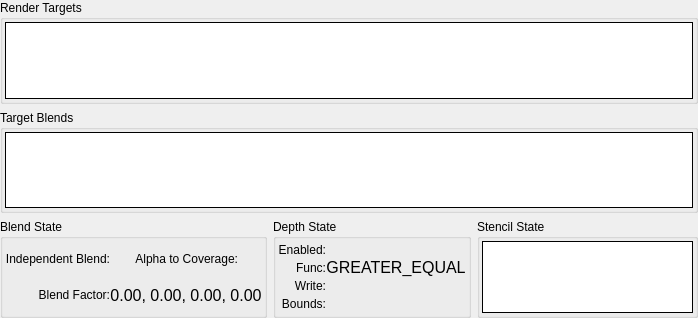
         <widget class="QWidget" name="omScrollContents">
          <property name="geometry">
           <rect>
            <x>0</x>
            <y>0</y>
            <width>698</width>
            <height>318</height>
           </rect>
          </property>
          <layout class="QGridLayout" name="gridLayout_6">
           <property name="leftMargin">
            <number>0</number>
           </property>
           <property name="topMargin">
            <number>0</number>
           </property>
           <property name="rightMargin">
            <number>0</number>
           </property>
           <property name="bottomMargin">
            <number>0</number>
           </property>
           <item row="0" column="0" colspan="3">
            <widget class="QGroupBox" name="outputsGroup">
             <property name="sizePolicy">
              <sizepolicy hsizetype="Preferred" vsizetype="Expanding">
               <horstretch>0</horstretch>
               <verstretch>0</verstretch>
              </sizepolicy>
             </property>
             <property name="title">
              <string>Render Targets</string>
             </property>
             <layout class="QHBoxLayout" name="horizontalLayout_24">
              <property name="leftMargin">
               <number>2</number>
              </property>
              <property name="topMargin">
               <number>2</number>
              </property>
              <property name="rightMargin">
               <number>2</number>
              </property>
              <property name="bottomMargin">
               <number>2</number>
              </property>
              <item>
               <widget class="RDTreeWidget" name="targetOutputs">
                <property name="frameShape">
                 <enum>QFrame::Box</enum>
                </property>
                <property name="frameShadow">
                 <enum>QFrame::Plain</enum>
                </property>
                <property name="sizeAdjustPolicy">
                 <enum>QAbstractScrollArea::AdjustToContents</enum>
                </property>
                <property name="editTriggers">
                 <set>QAbstractItemView::NoEditTriggers</set>
                </property>
                <property name="showDropIndicator" stdset="0">
                 <bool>false</bool>
                </property>
                <property name="indentation">
                 <number>0</number>
                </property>
                <property name="rootIsDecorated">
                 <bool>false</bool>
                </property>
                <property name="itemsExpandable">
                 <bool>false</bool>
                </property>
                <property name="allColumnsShowFocus">
                 <bool>true</bool>
                </property>
                <property name="expandsOnDoubleClick">
                 <bool>false</bool>
                </property>
                <attribute name="headerStretchLastSection">
                 <bool>false</bool>
                </attribute>
               </widget>
              </item>
             </layout>
            </widget>
           </item>
           <item row="1" column="0" colspan="3">
            <widget class="QGroupBox" name="blendsGroup">
             <property name="sizePolicy">
              <sizepolicy hsizetype="Preferred" vsizetype="Expanding">
               <horstretch>0</horstretch>
               <verstretch>0</verstretch>
              </sizepolicy>
             </property>
             <property name="title">
              <string>Target Blends</string>
             </property>
             <layout class="QHBoxLayout" name="horizontalLayout_25">
              <property name="leftMargin">
               <number>2</number>
              </property>
              <property name="topMargin">
               <number>2</number>
              </property>
              <property name="rightMargin">
               <number>2</number>
              </property>
              <property name="bottomMargin">
               <number>2</number>
              </property>
              <item>
               <widget class="RDTreeWidget" name="blends">
                <property name="frameShape">
                 <enum>QFrame::Box</enum>
                </property>
                <property name="frameShadow">
                 <enum>QFrame::Plain</enum>
                </property>
                <property name="sizeAdjustPolicy">
                 <enum>QAbstractScrollArea::AdjustToContents</enum>
                </property>
                <property name="editTriggers">
                 <set>QAbstractItemView::NoEditTriggers</set>
                </property>
                <property name="showDropIndicator" stdset="0">
                 <bool>false</bool>
                </property>
                <property name="indentation">
                 <number>0</number>
                </property>
                <property name="rootIsDecorated">
                 <bool>false</bool>
                </property>
                <property name="itemsExpandable">
                 <bool>false</bool>
                </property>
                <property name="allColumnsShowFocus">
                 <bool>true</bool>
                </property>
                <property name="expandsOnDoubleClick">
                 <bool>false</bool>
                </property>
               </widget>
              </item>
             </layout>
            </widget>
           </item>
           <item row="2" column="0">
            <widget class="QGroupBox" name="blendStateGroup">
             <property name="sizePolicy">
              <sizepolicy hsizetype="Preferred" vsizetype="Preferred">
               <horstretch>0</horstretch>
               <verstretch>0</verstretch>
              </sizepolicy>
             </property>
             <property name="title">
              <string>Blend State</string>
             </property>
             <layout class="QGridLayout" name="blendStateGridLayout">
              <property name="leftMargin">
               <number>2</number>
              </property>
              <property name="topMargin">
               <number>2</number>
              </property>
              <property name="rightMargin">
               <number>2</number>
              </property>
              <property name="bottomMargin">
               <number>2</number>
              </property>
              <property name="spacing">
               <number>0</number>
              </property>
              <item row="0" column="0">
               <widget class="QLabel" name="independentBlendLabel">
                <property name="text">
                 <string>Independent Blend:</string>
                </property>
                <property name="alignment">
                 <set>Qt::AlignRight|Qt::AlignTrailing|Qt::AlignVCenter</set>
                </property>
                <property name="wordWrap">
                 <bool>true</bool>
                </property>
               </widget>
              </item>
              <item row="0" column="1">
               <widget class="QLabel" name="independentBlend">
                <property name="text">
                 <string/>
                </property>
                <property name="pixmap">
                 <pixmap resource="../../Resources/resources.qrc">:/cross.png</pixmap>
                </property>
                <property name="alignment">
                 <set>Qt::AlignCenter</set>
                </property>
                <property name="margin">
                 <number>4</number>
                </property>
               </widget>
              </item>
              <item row="0" column="2">
               <widget class="QLabel" name="alphaToCoverageLabel">
                <property name="text">
                 <string>Alpha to Coverage:</string>
                </property>
                <property name="alignment">
                 <set>Qt::AlignRight|Qt::AlignTrailing|Qt::AlignVCenter</set>
                </property>
                <property name="wordWrap">
                 <bool>true</bool>
                </property>
               </widget>
              </item>
              <item row="0" column="3">
               <widget class="QLabel" name="alphaToCoverage">
                <property name="text">
                 <string/>
                </property>
                <property name="pixmap">
                 <pixmap resource="../../Resources/resources.qrc">:/cross.png</pixmap>
                </property>
                <property name="alignment">
                 <set>Qt::AlignCenter</set>
                </property>
                <property name="margin">
                 <number>4</number>
                </property>
               </widget>
              </item>
              <item row="1" column="0">
               <widget class="QLabel" name="blendFactorLabel">
                <property name="text">
                 <string>Blend Factor:</string>
                </property>
                <property name="alignment">
                 <set>Qt::AlignRight|Qt::AlignTrailing|Qt::AlignVCenter</set>
                </property>
                <property name="wordWrap">
                 <bool>true</bool>
                </property>
               </widget>
              </item>
              <item row="1" column="1" colspan="3">
               <widget class="QLabel" name="blendFactor">
                <property name="font">
                 <font>
                  <pointsize>12</pointsize>
                 </font>
                </property>
                <property name="text">
                 <string>0.00, 0.00, 0.00, 0.00</string>
                </property>
                <property name="alignment">
                 <set>Qt::AlignCenter</set>
                </property>
                <property name="margin">
                 <number>4</number>
                </property>
               </widget>
              </item>
             </layout>
            </widget>
           </item>
           <item row="2" column="1">
            <widget class="QGroupBox" name="depthStateGroup">
             <property name="sizePolicy">
              <sizepolicy hsizetype="Preferred" vsizetype="Preferred">
               <horstretch>0</horstretch>
               <verstretch>0</verstretch>
              </sizepolicy>
             </property>
             <property name="title">
              <string>Depth State</string>
             </property>
             <layout class="QGridLayout" name="depthStateGridLayout">
              <property name="leftMargin">
               <number>2</number>
              </property>
              <property name="topMargin">
               <number>2</number>
              </property>
              <property name="rightMargin">
               <number>2</number>
              </property>
              <property name="bottomMargin">
               <number>2</number>
              </property>
              <property name="spacing">
               <number>0</number>
              </property>
              <item row="0" column="0">
               <widget class="QLabel" name="depthEnabledLabel">
                <property name="text">
                 <string>Enabled:</string>
                </property>
                <property name="alignment">
                 <set>Qt::AlignRight|Qt::AlignTrailing|Qt::AlignVCenter</set>
                </property>
               </widget>
              </item>
              <item row="0" column="1">
               <widget class="QLabel" name="depthEnabled">
                <property name="text">
                 <string/>
                </property>
                <property name="pixmap">
                 <pixmap resource="../../Resources/resources.qrc">:/cross.png</pixmap>
                </property>
                <property name="alignment">
                 <set>Qt::AlignCenter</set>
                </property>
                <property name="margin">
                 <number>4</number>
                </property>
               </widget>
              </item>
              <item row="1" column="0">
               <widget class="QLabel" name="depthFuncLabel">
                <property name="text">
                 <string>Func:</string>
                </property>
                <property name="alignment">
                 <set>Qt::AlignRight|Qt::AlignTrailing|Qt::AlignVCenter</set>
                </property>
               </widget>
              </item>
              <item row="1" column="1">
               <widget class="QLabel" name="depthFunc">
                <property name="font">
                 <font>
                  <pointsize>12</pointsize>
                 </font>
                </property>
                <property name="text">
                 <string>GREATER_EQUAL</string>
                </property>
                <property name="alignment">
                 <set>Qt::AlignCenter</set>
                </property>
                <property name="margin">
                 <number>4</number>
                </property>
               </widget>
              </item>
              <item row="2" column="0">
               <widget class="QLabel" name="depthWriteLabel">
                <property name="text">
                 <string>Write:</string>
                </property>
                <property name="alignment">
                 <set>Qt::AlignRight|Qt::AlignTrailing|Qt::AlignVCenter</set>
                </property>
               </widget>
              </item>
              <item row="2" column="1">
               <widget class="QLabel" name="depthWrite">
                <property name="font">
                 <font>
                  <pointsize>12</pointsize>
                 </font>
                </property>
                <property name="text">
                 <string/>
                </property>
                <property name="pixmap">
                 <pixmap resource="../../Resources/resources.qrc">:/cross.png</pixmap>
                </property>
                <property name="alignment">
                 <set>Qt::AlignCenter</set>
                </property>
                <property name="margin">
                 <number>4</number>
                </property>
               </widget>
              </item>
              <item row="3" column="0">
               <widget class="QLabel" name="depthBoundsLabel">
                <property name="text">
                 <string>Bounds:</string>
                </property>
                <property name="alignment">
                 <set>Qt::AlignRight|Qt::AlignTrailing|Qt::AlignVCenter</set>
                </property>
               </widget>
              </item>
              <item row="3" column="1">
               <widget class="QLabel" name="depthBounds">
                <property name="font">
                 <font>
                  <pointsize>12</pointsize>
                 </font>
                </property>
                <property name="text">
                 <string/>
                </property>
                <property name="pixmap">
                 <pixmap resource="../../Resources/resources.qrc">:/cross.png</pixmap>
                </property>
                <property name="alignment">
                 <set>Qt::AlignCenter</set>
                </property>
                <property name="margin">
                 <number>4</number>
                </property>
               </widget>
              </item>
             </layout>
            </widget>
           </item>
           <item row="2" column="2">
            <widget class="QGroupBox" name="stencilStateGroup">
             <property name="sizePolicy">
              <sizepolicy hsizetype="Preferred" vsizetype="Preferred">
               <horstretch>0</horstretch>
               <verstretch>0</verstretch>
              </sizepolicy>
             </property>
             <property name="title">
              <string>Stencil State</string>
             </property>
             <property name="alignment">
              <set>Qt::AlignLeading|Qt::AlignLeft|Qt::AlignTop</set>
             </property>
             <layout class="QVBoxLayout" name="verticalLayout_16">
              <property name="spacing">
               <number>0</number>
              </property>
              <property name="leftMargin">
               <number>2</number>
              </property>
              <property name="topMargin">
               <number>2</number>
              </property>
              <property name="rightMargin">
               <number>2</number>
              </property>
              <property name="bottomMargin">
               <number>2</number>
              </property>
              <item>
               <widget class="RDTreeWidget" name="stencils">
                <property name="sizePolicy">
                 <sizepolicy hsizetype="Expanding" vsizetype="Preferred">
                  <horstretch>0</horstretch>
                  <verstretch>0</verstretch>
                 </sizepolicy>
                </property>
                <property name="frameShape">
                 <enum>QFrame::Box</enum>
                </property>
                <property name="frameShadow">
                 <enum>QFrame::Plain</enum>
                </property>
                <property name="verticalScrollBarPolicy">
                 <enum>Qt::ScrollBarAlwaysOff</enum>
                </property>
                <property name="horizontalScrollBarPolicy">
                 <enum>Qt::ScrollBarAsNeeded</enum>
                </property>
                <property name="sizeAdjustPolicy">
                 <enum>QAbstractScrollArea::AdjustToContents</enum>
                </property>
                <property name="editTriggers">
                 <set>QAbstractItemView::NoEditTriggers</set>
                </property>
                <property name="showDropIndicator" stdset="0">
                 <bool>false</bool>
                </property>
                <property name="selectionMode">
                 <enum>QAbstractItemView::SingleSelection</enum>
                </property>
                <property name="indentation">
                 <number>0</number>
                </property>
                <property name="rootIsDecorated">
                 <bool>false</bool>
                </property>
                <property name="itemsExpandable">
                 <bool>false</bool>
                </property>
                <property name="allColumnsShowFocus">
                 <bool>true</bool>
                </property>
                <property name="expandsOnDoubleClick">
                 <bool>false</bool>
                </property>
                <attribute name="headerStretchLastSection">
                 <bool>false</bool>
                </attribute>
               </widget>
              </item>
             </layout>
            </widget>
           </item>
          </layout>
         </widget>
